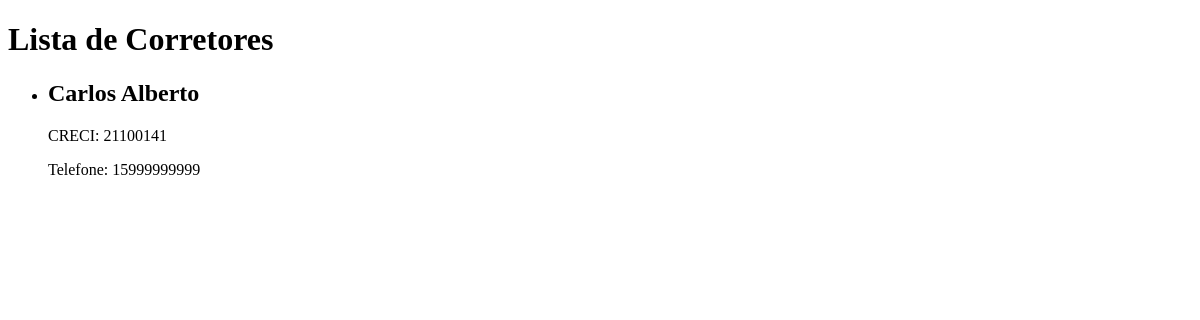
Before: /corretores/ with the older database file.
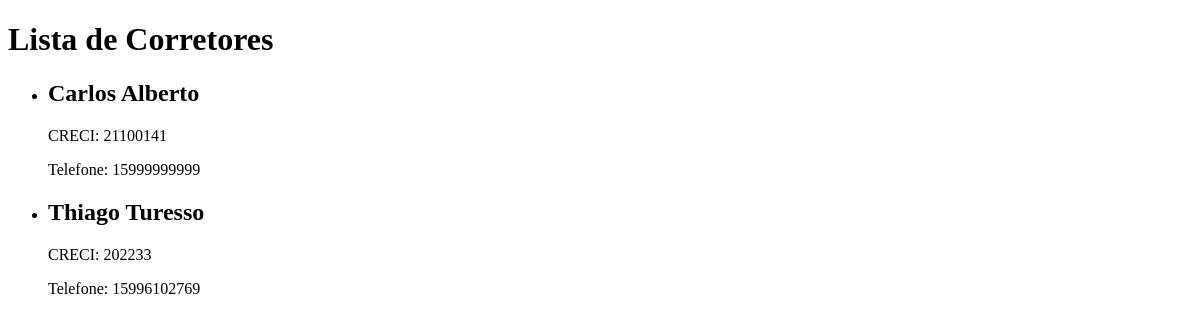
After: the same page with the newer database file.
### corretores/models.py (models this page shows)
class Corretor(models.Model):
    nome = models.CharField(max_length=100)
    email = models.EmailField(unique=True)
    telefone = models.CharField(
        max_length=15,
        validators=[RegexValidator(regex=r'^\+?1?\d{9,15}$', message="O telefone deve estar no formato '+999999999'.")],
    )
    creci = models.CharField(max_length=20, unique=True)
    class Meta:
        verbose_name = "Corretor"
        verbose_name_plural = "Corretores"

### corretores/views.py (the view)
# urls.py: path('', views.listar_corretores, name='listar_corretores'),
def listar_corretores(request):
    corretores = Corretor.objects.all()
    return render(request, 'corretores/listar_corretores.html', {"corretores": corretores})

### frontend/templates/corretores/listar_corretores.html (shortened to what this page needs)
<!DOCTYPE html>
<html lang="en">
<head>
</head>
<body>
    <h1>Lista de Corretores</h1>
    <ul>
        {% for corretor in corretores %}
            <li>
                <h2>{{ corretor.nome }}</h2>
                <p>CRECI: {{ corretor.creci }}</p>
                <p>Telefone: {{ corretor.telefone }}</p>
            </li>
        {% endfor %}
    </ul>
</body>
</html>

Changed rows visible on the page:
added Corretor: nome "Thiago Turesso", creci "202233", telefone "15996102769"
